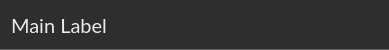
<?xml version="1.0" encoding="UTF-8"?>
<ui version="4.0">
 <class>DatasetMainEntry</class>
 <widget class="QWidget" name="DatasetMainEntry">
  <property name="geometry">
   <rect>
    <x>0</x>
    <y>0</y>
    <width>389</width>
    <height>50</height>
   </rect>
  </property>
  <property name="minimumSize">
   <size>
    <width>0</width>
    <height>50</height>
   </size>
  </property>
  <property name="maximumSize">
   <size>
    <width>16777215</width>
    <height>50</height>
   </size>
  </property>
  <property name="cursor">
   <cursorShape>PointingHandCursor</cursorShape>
  </property>
  <property name="windowTitle">
   <string>Form</string>
  </property>
  <property name="styleSheet">
   <string notr="true">QWidget {
	background-color: #2e2e2e;
	border-bottom: 1px solid #666666;
	border-radius: 0px;
}

QWidget:hover {
	background-color: #131313;
}</string>
  </property>
  <layout class="QHBoxLayout" name="horizontalLayout">
   <property name="spacing">
    <number>15</number>
   </property>
   <item>
    <widget class="QLabel" name="label_name">
     <property name="font">
      <font>
       <family>Lato</family>
       <pointsize>15</pointsize>
       <fontweight>Light</fontweight>
      </font>
     </property>
     <property name="cursor">
      <cursorShape>PointingHandCursor</cursorShape>
     </property>
     <property name="styleSheet">
      <string notr="true">border: None;
color: #ebebeb;
background-color: transparent;</string>
     </property>
     <property name="text">
      <string>Main Label</string>
     </property>
    </widget>
   </item>
   <item>
    <widget class="QPushButton" name="button_open_close">
     <property name="enabled">
      <bool>true</bool>
     </property>
     <property name="maximumSize">
      <size>
       <width>30</width>
       <height>16777215</height>
      </size>
     </property>
     <property name="cursor">
      <cursorShape>PointingHandCursor</cursorShape>
     </property>
     <property name="mouseTracking">
      <bool>true</bool>
     </property>
     <property name="focusPolicy">
      <enum>Qt::FocusPolicy::StrongFocus</enum>
     </property>
     <property name="styleSheet">
      <string notr="true">QPushButton {
    background-color: transparent;
    border: none;
	background-image: url(&quot;ui/_pics/icons/classifier_grey.png&quot;);
}</string>
     </property>
     <property name="text">
      <string/>
     </property>
     <property name="icon">
      <iconset>
       <normaloff>ui/_pics/icons/chevron_right_white.png</normaloff>ui/_pics/icons/chevron_right_white.png</iconset>
     </property>
     <property name="iconSize">
      <size>
       <width>30</width>
       <height>30</height>
      </size>
     </property>
     <property name="checkable">
      <bool>false</bool>
     </property>
    </widget>
   </item>
  </layout>
 </widget>
 <resources/>
 <connections/>
</ui>
